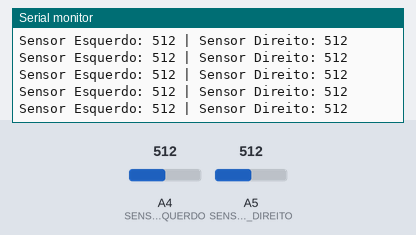
Bench run of a sketch on a simulated Arduino Uno, built with avr-gcc and run on an emulated ATmega328P. On the bench: the last lines printed to the serial monitor. Inputs (shaded band) come from the test bench; at power-on: A4 (SENSOR_ESQUERDO) = 512, A5 (SENSOR_DIREITO) = 512.

Above: at 1.2 s.
1.3 s: A4 (SENSOR_ESQUERDO) set to 105
At 1.36 s:
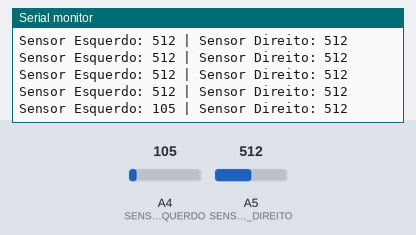
4.3 s: A4 (SENSOR_ESQUERDO) set to 94
At 4.31 s:
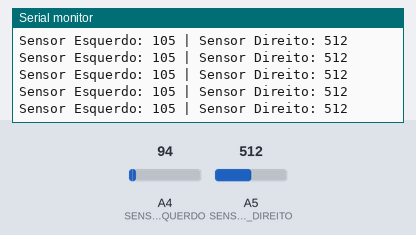
7.3 s: A5 (SENSOR_DIREITO) set to 105
At 7.3 s:
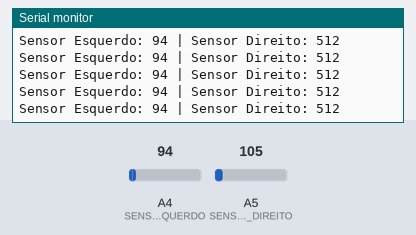
10.3 s: A5 (SENSOR_DIREITO) set to 93
At 10.3 s:
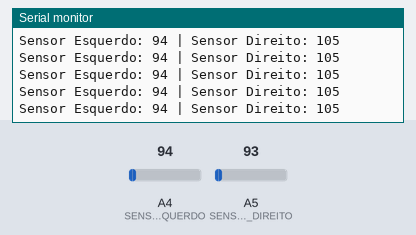
Timing chart, 0 to 13.3 s (numbered marks = the images above; inputs shaded):
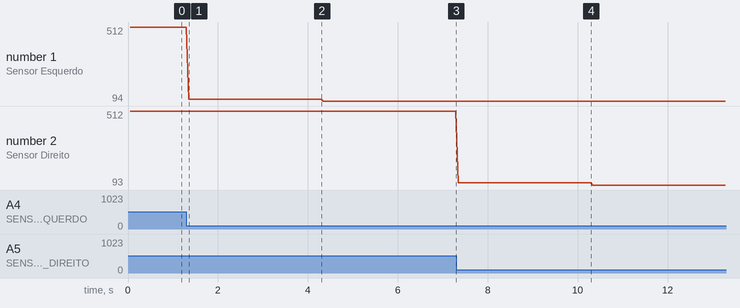

The sketch:

sensor_de_linha.ino
```cpp
// Sensores de linha
#define SENSOR_ESQUERDO A4 // Define o pino analógico para o sensor esquerdo
#define SENSOR_DIREITO A5  // Define o pino analógico para o sensor direito

// Threshold para detectar preto/branco
#define LIMIAR_PRETO 50 // Define o valor de limiar para distinguir preto de branco

void setup() {
  // Configuração dos sensores como entradas
  pinMode(SENSOR_ESQUERDO, INPUT); // Configura o pino do sensor esquerdo como entrada
  pinMode(SENSOR_DIREITO, INPUT);  // Configura o pino do sensor direito como entrada

  // Inicialização do Serial Monitor para depuração
  Serial.begin(9600); // Inicia a comunicação serial a 9600 bps
  Serial.println("Sistema iniciado. Monitorando os sensores...");
}

void loop() {
  // Leitura analógica dos sensores
  int leituraEsquerda = analogRead(SENSOR_ESQUERDO); // Lê o valor do sensor esquerdo
  int leituraDireita = analogRead(SENSOR_DIREITO);   // Lê o valor do sensor direito

  // Exibe os valores brutos lidos no Serial Monitor
  Serial.print("Sensor Esquerdo: ");
  Serial.print(leituraEsquerda); // Exibe o valor do sensor esquerdo
  Serial.print(" | Sensor Direito: ");
  Serial.println(leituraDireita); // Exibe o valor do sensor direito
  delay(50); // Pequeno atraso para estabilidade
}
```

Measured:
- after the input at 1.3 s, the serial monitor: prints a new line after 0.05 s (image 1)
- plotted number 1: 512 → 105 after the input at 1.3 s, 105 → 94 after the input at 4.3 s
- plotted number 2: 512 → 105 after the input at 7.3 s, 105 → 93 after the input at 10.3 s
